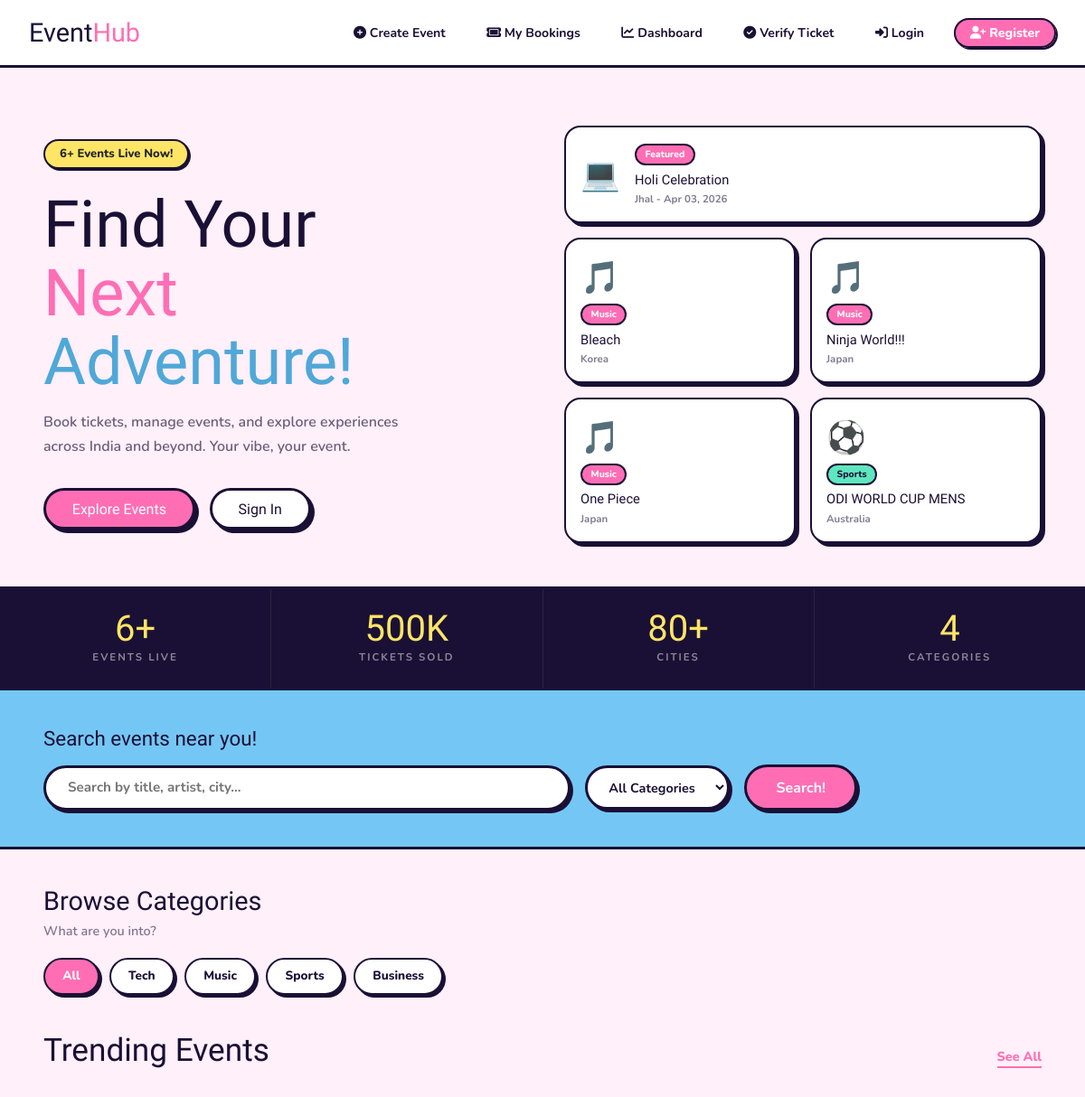
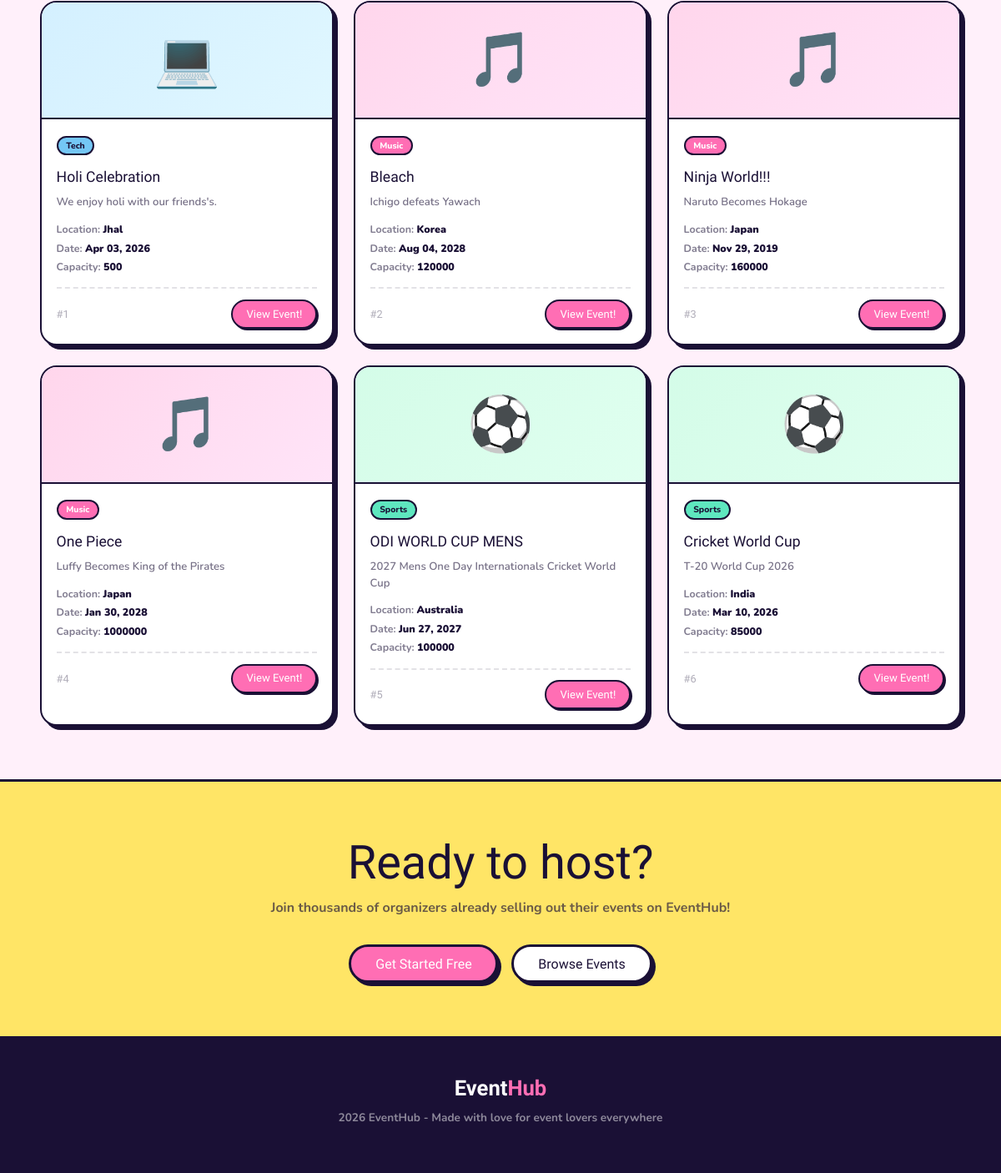
Before: / with the older database file (2 pictures, top to bottom).
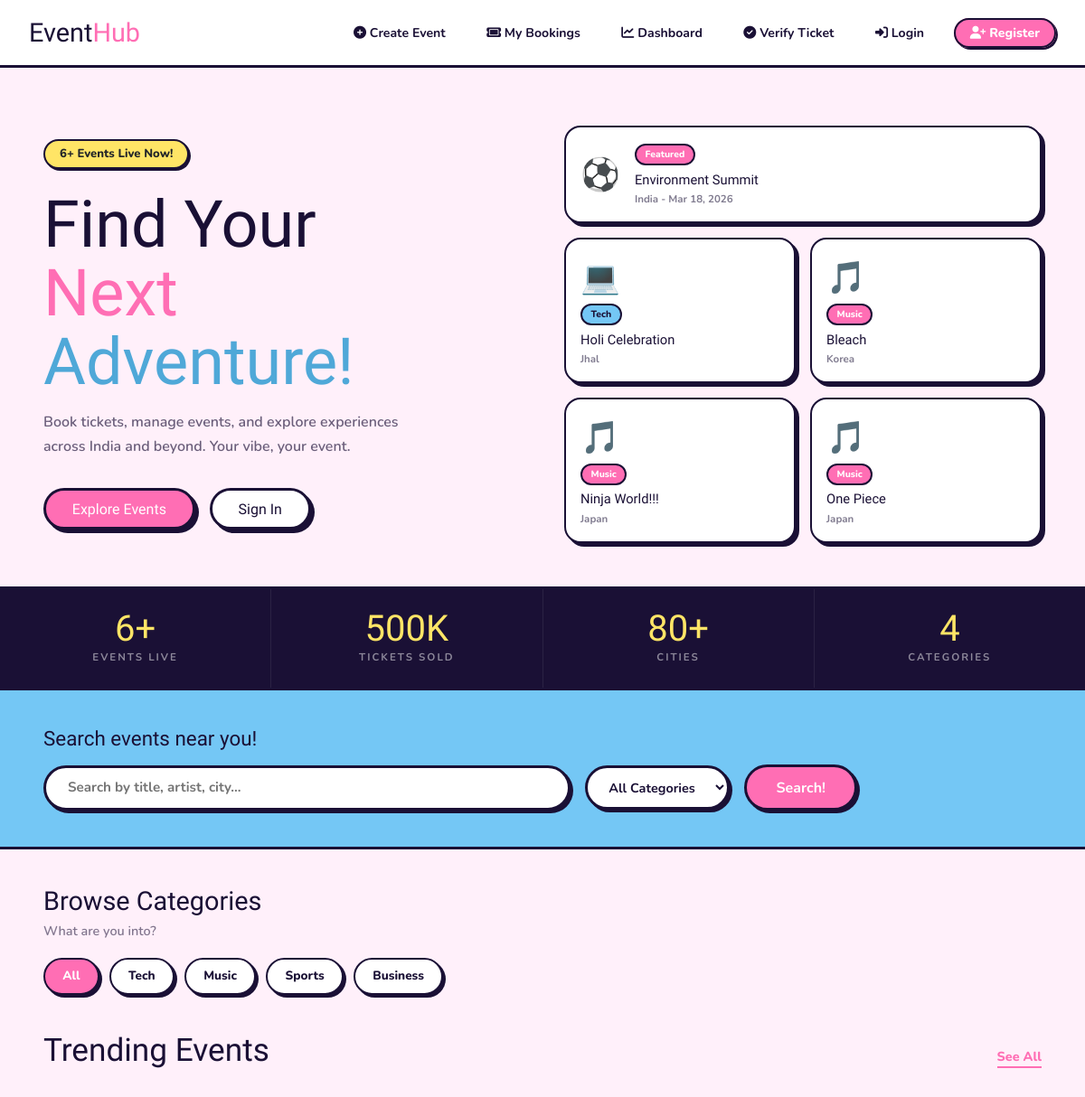
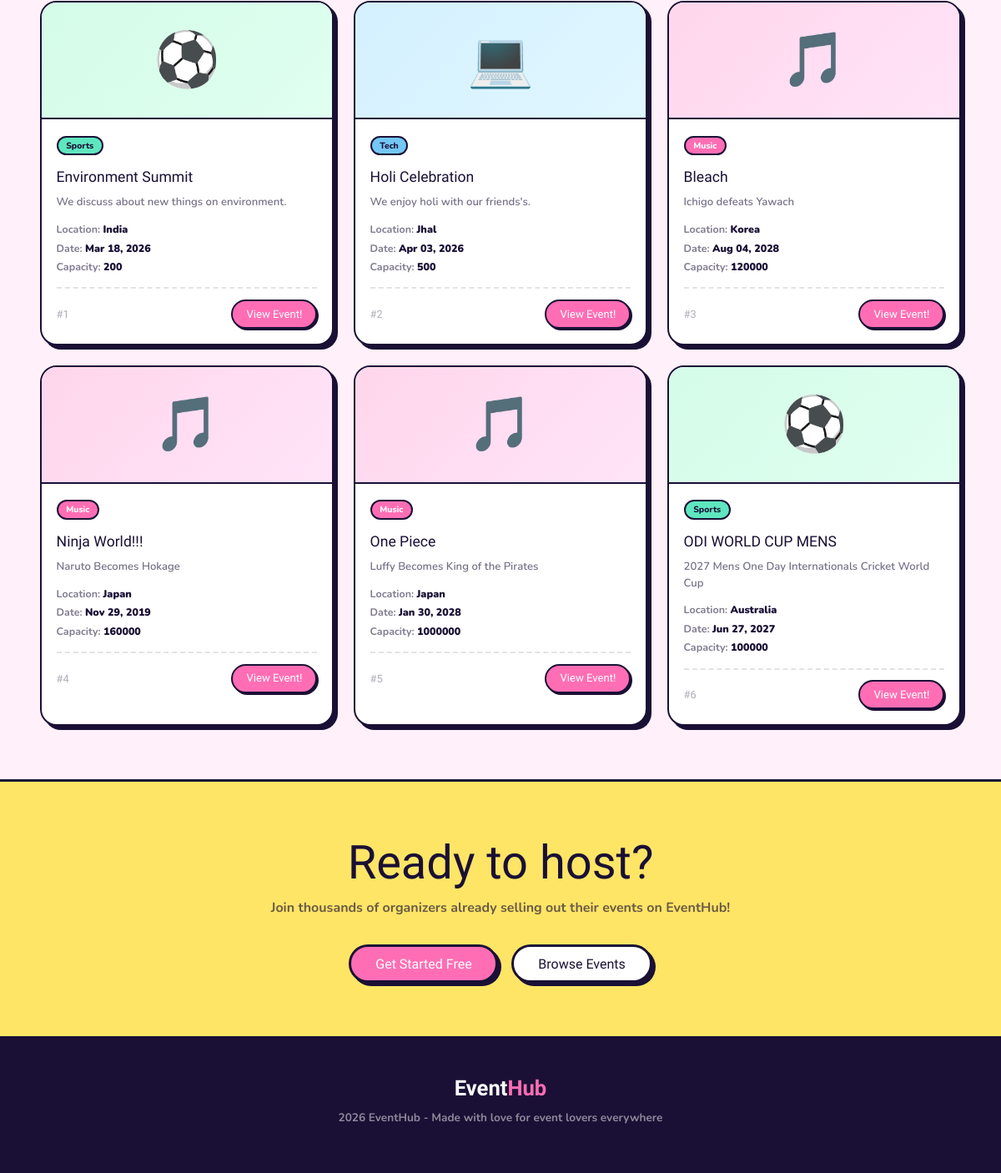
After: the same page with the newer database file (2 pictures, top to bottom).
### events/models.py (models this page shows, shortened)
class Event(models.Model):
    title = models.CharField(max_length=200)
    description = models.TextField()
    location = models.CharField(max_length=200)
    date = models.DateTimeField()
    capacity = models.IntegerField()
    created_by = models.ForeignKey(User, on_delete=models.CASCADE)
    image = models.ImageField(upload_to='event_images/', blank=True, null=True)
    CATEGORY_CHOICES = [
        ('Tech', 'Tech'),
        ('Music', 'Music'),
        ('Sports', 'Sports'),
        ('Business', 'Business'),
    ]
    category = models.CharField(max_length=50, choices=CATEGORY_CHOICES, default='Tech')

### events/views.py (the view)
# urls.py: path('', views.home, name='home'),
def home(request):
    events = Event.objects.all().order_by('-id')[:6]
    return render(request, 'events/home.html', {
        'events': events,
    })

### events/templates/events/home.html (shortened to what the changed rows need)
{% extends 'events/base.html' %}
{% block content %}
<div class="y2k-hero">
  <div class="hero-text">
    <h1>
      Find Your<br>
      <span class="pink">Next</span><br>
      <span class="blue">Adventure!</span>
    </h1>
  </div>
  <div class="hero-cards">
    {% for event in events|slice:":5" %}
      {% if forloop.first %}
        <div class="mini-card featured">
          <div class="mini-emoji">
            {% if event.category == 'Tech' %}💻{% endif %}
            {% if event.category == 'Sports' %}⚽{% endif %}
          </div>
          <div>
            <span class="mini-tag t-pink">Featured</span>
            <div class="mini-title">{{ event.title }}</div>
            <div class="mini-meta">{{ event.location }} - {{ event.date|date:"M d, Y" }}</div>
          </div>
        </div>
      {% else %}
        <div class="mini-card" onclick="window.location='{% url 'event_detail' event.id %}'">
          <div class="mini-emoji">
            {% if event.category == 'Tech' %}💻{% endif %}
            {% if event.category == 'Music' %}🎵{% endif %}
            {% if event.category == 'Sports' %}⚽{% endif %}
          </div>
          <div>
            <span class="mini-tag {% if event.category == 'Tech' %}t-sky{% elif event.category == 'Music' %}t-pink{% elif event.category == 'Sports' %}t-mint{% elif event.category == 'Business' %}t-lemon{% else %}t-lav{% endif %}">{{ event.category }}</span>
            <div class="mini-title">{{ event.title|truncatechars:22 }}</div>
            <div class="mini-meta">{{ event.location }}</div>
          </div>
        </div>
      {% endif %}
    {% endfor %}
  </div>
</div>
<div class="events-section">
  <div class="events-header">
    <h2>Trending Events</h2>
  </div>
  <div class="events-grid-y2k">
    {% for event in events|slice:":6" %}
      <div class="event-card-y2k">
        {% if event.category == 'Tech' %}<div class="card-top top-tech">💻</div>
        {% elif event.category == 'Music' %}<div class="card-top top-music">🎵</div>
        {% elif event.category == 'Sports' %}<div class="card-top top-sports">⚽</div>
        {% elif event.category == 'Business' %}<div class="card-top top-business">💼</div>
        {% else %}<div class="card-top top-default">🎉</div>{% endif %}
        <div class="card-body-y2k">
          <div style="margin-bottom:0.5rem">
            {% if event.category == 'Tech' %}<span class="mini-tag t-sky">Tech</span>
            {% elif event.category == 'Music' %}<span class="mini-tag t-pink">Music</span>
            {% elif event.category == 'Sports' %}<span class="mini-tag t-mint">Sports</span>
            {% elif event.category == 'Business' %}<span class="mini-tag t-lemon">Business</span>
            {% else %}<span class="mini-tag t-lav">Other</span>{% endif %}
          </div>
          <div class="card-title-y2k"><a href="{% url 'event_detail' event.id %}">{{ event.title }}</a></div>
          <div class="card-desc">{{ event.description }}</div>
          <div class="card-meta">
            Location: <b>{{ event.location }}</b><br>
            Date: <b>{{ event.date|date:"M d, Y" }}</b><br>
            Capacity: <b>{{ event.capacity }}</b>
          </div>
          <div class="card-footer-y2k">
            <span style="font-family:'Fredoka One',cursive;font-size:0.8rem;color:rgba(26,16,53,0.35)">#{{ forloop.counter }}</span>
            <a href="{% url 'event_detail' event.id %}" class="btn-view-pop">View Event!</a>
          </div>
        </div>
      </div>
    {% endfor %}
  </div>
</div>
<div class="cta-section">
  <h2>Ready to host?</h2>
</div>
{% endblock %}

Changed rows visible on the page:
no longer on this page (row unchanged): Event: category "Sports", title "Cricket World Cup", description "T-20 World Cup 2026", location "India", date "Mar 10, 2026", capacity "85000", shown under "Trending Events"
no longer on one of the page's lists (row unchanged): Event: category "Sports", title "ODI WORLD CUP MENS", location "Australia"
added Event: title "Environment Summit", location "India", date "Mar 18, 2026", category "Sports", description "We discuss about new things on environment.", capacity "200"
shown differently, row unchanged: Event "Holi Celebration": category (not shown) → "Tech"; date "Apr 03, 2026" → (not shown)
